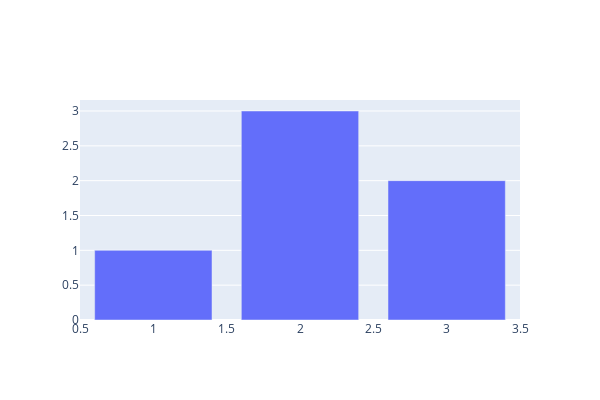

This figure's notebook cell:
### Code cell
fig = go.Figure(data=[go.Bar(x=[1, 2, 3], y=[1, 3, 2])])
fig.update_layout(width=600,height=400)
fig.show()

### Figure 1 — Plotly figure (JSON) as saved in the notebook; plotly's stock layout.template omitted (floating-point values rounded to 4 significant figures)
{"data": [{"type": "bar", "x": [1, 2, 3], "y": [1, 3, 2]}], "layout": {"height": 400, "width": 600}}
